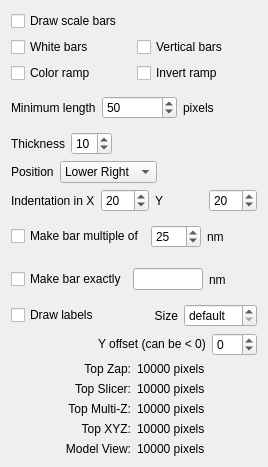
<?xml version="1.0" encoding="UTF-8"?>
<ui version="4.0">
 <class>ScaleBarForm</class>
 <widget class="QWidget" name="ScaleBarForm">
  <property name="geometry">
   <rect>
    <x>0</x>
    <y>0</y>
    <width>268</width>
    <height>467</height>
   </rect>
  </property>
  <property name="windowTitle">
   <string>3dmod Scale Bar</string>
  </property>
  <layout class="QVBoxLayout" name="verticalLayout">
   <item>
    <layout class="QHBoxLayout" name="horizontalLayout_3">
     <item>
      <widget class="QCheckBox" name="drawCheckBox">
       <property name="focusPolicy">
        <enum>Qt::NoFocus</enum>
       </property>
       <property name="toolTip">
        <string>Turn on scale bar drawing in all windows</string>
       </property>
       <property name="text">
        <string>Draw scale bars</string>
       </property>
      </widget>
     </item>
    </layout>
   </item>
   <item>
    <layout class="QGridLayout">
     <item row="1" column="0">
      <widget class="QCheckBox" name="colorCheckBox">
       <property name="toolTip">
        <string>Draw a false color ramp instead of black/white bars</string>
       </property>
       <property name="text">
        <string>Color ramp</string>
       </property>
      </widget>
     </item>
     <item row="0" column="0">
      <widget class="QCheckBox" name="whiteCheckBox">
       <property name="focusPolicy">
        <enum>Qt::NoFocus</enum>
       </property>
       <property name="toolTip">
        <string>Draw white instead of black bars</string>
       </property>
       <property name="text">
        <string>White bars</string>
       </property>
      </widget>
     </item>
     <item row="1" column="1">
      <widget class="QCheckBox" name="invertCheckBox">
       <property name="toolTip">
        <string>Reverse the direction of the color ramp</string>
       </property>
       <property name="text">
        <string>Invert ramp</string>
       </property>
      </widget>
     </item>
     <item row="0" column="1">
      <widget class="QCheckBox" name="verticalCheckBox">
       <property name="focusPolicy">
        <enum>Qt::NoFocus</enum>
       </property>
       <property name="toolTip">
        <string>Draw bars vertically instead of horizontally</string>
       </property>
       <property name="text">
        <string>Vertical bars</string>
       </property>
      </widget>
     </item>
    </layout>
   </item>
   <item>
    <layout class="QHBoxLayout">
     <item>
      <widget class="QLabel" name="textLabel1">
       <property name="text">
        <string>Minimum length</string>
       </property>
       <property name="wordWrap">
        <bool>false</bool>
       </property>
      </widget>
     </item>
     <item>
      <widget class="QSpinBox" name="lengthSpinBox">
       <property name="focusPolicy">
        <enum>Qt::ClickFocus</enum>
       </property>
       <property name="toolTip">
        <string>Set minimum length of bars in pixels</string>
       </property>
       <property name="keyboardTracking">
        <bool>false</bool>
       </property>
       <property name="minimum">
        <number>10</number>
       </property>
       <property name="maximum">
        <number>1000</number>
       </property>
       <property name="singleStep">
        <number>5</number>
       </property>
       <property name="value">
        <number>50</number>
       </property>
      </widget>
     </item>
     <item>
      <widget class="QLabel" name="textLabel2">
       <property name="text">
        <string>pixels</string>
       </property>
       <property name="wordWrap">
        <bool>false</bool>
       </property>
      </widget>
     </item>
     <item>
      <spacer name="spacer7">
       <property name="orientation">
        <enum>Qt::Horizontal</enum>
       </property>
       <property name="sizeType">
        <enum>QSizePolicy::Minimum</enum>
       </property>
       <property name="sizeHint" stdset="0">
        <size>
         <width>0</width>
         <height>20</height>
        </size>
       </property>
      </spacer>
     </item>
    </layout>
   </item>
   <item>
    <layout class="QHBoxLayout">
     <item>
      <widget class="QLabel" name="textLabel3">
       <property name="text">
        <string>Thickness</string>
       </property>
       <property name="wordWrap">
        <bool>false</bool>
       </property>
      </widget>
     </item>
     <item>
      <widget class="QSpinBox" name="thicknessSpinBox">
       <property name="focusPolicy">
        <enum>Qt::ClickFocus</enum>
       </property>
       <property name="toolTip">
        <string>Set thickness of bar in pixels</string>
       </property>
       <property name="keyboardTracking">
        <bool>false</bool>
       </property>
       <property name="minimum">
        <number>1</number>
       </property>
       <property name="maximum">
        <number>50</number>
       </property>
       <property name="value">
        <number>10</number>
       </property>
      </widget>
     </item>
     <item>
      <spacer name="spacer6">
       <property name="orientation">
        <enum>Qt::Horizontal</enum>
       </property>
       <property name="sizeType">
        <enum>QSizePolicy::MinimumExpanding</enum>
       </property>
       <property name="sizeHint" stdset="0">
        <size>
         <width>40</width>
         <height>20</height>
        </size>
       </property>
      </spacer>
     </item>
    </layout>
   </item>
   <item>
    <layout class="QHBoxLayout">
     <item>
      <widget class="QLabel" name="textLabel4">
       <property name="text">
        <string>Position</string>
       </property>
       <property name="wordWrap">
        <bool>false</bool>
       </property>
      </widget>
     </item>
     <item>
      <widget class="QComboBox" name="positionComboBox">
       <property name="toolTip">
        <string>Set corner bars will be located in</string>
       </property>
       <item>
        <property name="text">
         <string>Lower Right</string>
        </property>
       </item>
       <item>
        <property name="text">
         <string>Lower Left</string>
        </property>
       </item>
       <item>
        <property name="text">
         <string>Upper Left</string>
        </property>
       </item>
       <item>
        <property name="text">
         <string>Upper Right</string>
        </property>
       </item>
      </widget>
     </item>
     <item>
      <spacer name="spacer5">
       <property name="orientation">
        <enum>Qt::Horizontal</enum>
       </property>
       <property name="sizeType">
        <enum>QSizePolicy::MinimumExpanding</enum>
       </property>
       <property name="sizeHint" stdset="0">
        <size>
         <width>16</width>
         <height>20</height>
        </size>
       </property>
      </spacer>
     </item>
    </layout>
   </item>
   <item>
    <layout class="QHBoxLayout">
     <item>
      <widget class="QLabel" name="textLabel5">
       <property name="text">
        <string>Indentation in X</string>
       </property>
       <property name="wordWrap">
        <bool>false</bool>
       </property>
      </widget>
     </item>
     <item>
      <widget class="QSpinBox" name="indentXspinBox">
       <property name="focusPolicy">
        <enum>Qt::ClickFocus</enum>
       </property>
       <property name="toolTip">
        <string>Distance from edge of window in X</string>
       </property>
       <property name="keyboardTracking">
        <bool>false</bool>
       </property>
       <property name="minimum">
        <number>1</number>
       </property>
       <property name="maximum">
        <number>500</number>
       </property>
       <property name="value">
        <number>20</number>
       </property>
      </widget>
     </item>
     <item>
      <widget class="QLabel" name="textLabel6">
       <property name="text">
        <string>Y</string>
       </property>
       <property name="wordWrap">
        <bool>false</bool>
       </property>
      </widget>
     </item>
     <item>
      <widget class="QSpinBox" name="indentYspinBox">
       <property name="focusPolicy">
        <enum>Qt::ClickFocus</enum>
       </property>
       <property name="toolTip">
        <string>Distance from edge of window in X</string>
       </property>
       <property name="keyboardTracking">
        <bool>false</bool>
       </property>
       <property name="minimum">
        <number>1</number>
       </property>
       <property name="maximum">
        <number>500</number>
       </property>
       <property name="value">
        <number>20</number>
       </property>
      </widget>
     </item>
     <item>
      <spacer name="spacer8">
       <property name="orientation">
        <enum>Qt::Horizontal</enum>
       </property>
       <property name="sizeType">
        <enum>QSizePolicy::Minimum</enum>
       </property>
       <property name="sizeHint" stdset="0">
        <size>
         <width>0</width>
         <height>20</height>
        </size>
       </property>
      </spacer>
     </item>
    </layout>
   </item>
   <item>
    <layout class="QHBoxLayout" name="horizontalLayout">
     <item>
      <widget class="QCheckBox" name="customCheckBox">
       <property name="focusPolicy">
        <enum>Qt::NoFocus</enum>
       </property>
       <property name="text">
        <string>Make bar multiple of</string>
       </property>
      </widget>
     </item>
     <item>
      <widget class="QSpinBox" name="customSpinBox">
       <property name="focusPolicy">
        <enum>Qt::ClickFocus</enum>
       </property>
       <property name="keyboardTracking">
        <bool>false</bool>
       </property>
       <property name="minimum">
        <number>10</number>
       </property>
       <property name="maximum">
        <number>90</number>
       </property>
       <property name="singleStep">
        <number>5</number>
       </property>
       <property name="value">
        <number>25</number>
       </property>
      </widget>
     </item>
     <item>
      <widget class="QLabel" name="multUnitLabel">
       <property name="text">
        <string>nm</string>
       </property>
      </widget>
     </item>
    </layout>
   </item>
   <item>
    <layout class="QHBoxLayout" name="horizontalLayout_2">
     <item>
      <widget class="QCheckBox" name="makeExactlyBox">
       <property name="focusPolicy">
        <enum>Qt::NoFocus</enum>
       </property>
       <property name="toolTip">
        <string>Setthe bar to a fixed size in units</string>
       </property>
       <property name="text">
        <string>Make bar exactly</string>
       </property>
      </widget>
     </item>
     <item>
      <widget class="QLineEdit" name="exactValEdit">
       <property name="sizePolicy">
        <sizepolicy hsizetype="Fixed" vsizetype="Fixed">
         <horstretch>0</horstretch>
         <verstretch>0</verstretch>
        </sizepolicy>
       </property>
       <property name="maximumSize">
        <size>
         <width>70</width>
         <height>16777215</height>
        </size>
       </property>
       <property name="focusPolicy">
        <enum>Qt::ClickFocus</enum>
       </property>
       <property name="toolTip">
        <string>Enter a fixed value for the scale bar length</string>
       </property>
      </widget>
     </item>
     <item>
      <widget class="QLabel" name="exactUnitLabel">
       <property name="text">
        <string>nm</string>
       </property>
      </widget>
     </item>
    </layout>
   </item>
   <item>
    <layout class="QHBoxLayout" name="horizontalLayout_4">
     <item>
      <widget class="QCheckBox" name="drawLabelsBox">
       <property name="focusPolicy">
        <enum>Qt::NoFocus</enum>
       </property>
       <property name="toolTip">
        <string>Label scale bars with length</string>
       </property>
       <property name="text">
        <string>Draw labels</string>
       </property>
      </widget>
     </item>
     <item>
      <widget class="QLabel" name="label">
       <property name="text">
        <string>Size</string>
       </property>
       <property name="alignment">
        <set>Qt::AlignRight|Qt::AlignTrailing|Qt::AlignVCenter</set>
       </property>
      </widget>
     </item>
     <item>
      <widget class="QSpinBox" name="labelSizeSpinBox">
       <property name="focusPolicy">
        <enum>Qt::ClickFocus</enum>
       </property>
       <property name="toolTip">
        <string>Set point size of labels or set to 0 for the default font size</string>
       </property>
       <property name="specialValueText">
        <string>default</string>
       </property>
       <property name="minimum">
        <number>5</number>
       </property>
       <property name="maximum">
        <number>36</number>
       </property>
      </widget>
     </item>
    </layout>
   </item>
   <item>
    <layout class="QHBoxLayout" name="horizontalLayout_5">
     <item>
      <spacer name="horizontalSpacer">
       <property name="orientation">
        <enum>Qt::Horizontal</enum>
       </property>
       <property name="sizeHint" stdset="0">
        <size>
         <width>40</width>
         <height>20</height>
        </size>
       </property>
      </spacer>
     </item>
     <item>
      <widget class="QLabel" name="label_2">
       <property name="text">
        <string>Y offset (can be &lt; 0)</string>
       </property>
      </widget>
     </item>
     <item>
      <widget class="QSpinBox" name="labelOffsetSpinBox">
       <property name="focusPolicy">
        <enum>Qt::ClickFocus</enum>
       </property>
       <property name="toolTip">
        <string>Adjust spacing between scale bar and label; can be negative to put label above bar</string>
       </property>
       <property name="minimum">
        <number>-99</number>
       </property>
       <property name="maximum">
        <number>99</number>
       </property>
      </widget>
     </item>
    </layout>
   </item>
   <item>
    <layout class="QGridLayout">
     <item row="3" column="0">
      <widget class="QLabel" name="xyzLabel">
       <property name="text">
        <string>Top XYZ:</string>
       </property>
       <property name="alignment">
        <set>Qt::AlignRight|Qt::AlignTrailing|Qt::AlignVCenter</set>
       </property>
       <property name="wordWrap">
        <bool>false</bool>
       </property>
      </widget>
     </item>
     <item row="1" column="1">
      <widget class="QLabel" name="slicerValue">
       <property name="text">
        <string>10000 pixels</string>
       </property>
       <property name="wordWrap">
        <bool>false</bool>
       </property>
      </widget>
     </item>
     <item row="4" column="0">
      <widget class="QLabel" name="textLabel11">
       <property name="text">
        <string>Model View:</string>
       </property>
       <property name="alignment">
        <set>Qt::AlignRight|Qt::AlignTrailing|Qt::AlignVCenter</set>
       </property>
       <property name="wordWrap">
        <bool>false</bool>
       </property>
      </widget>
     </item>
     <item row="2" column="1">
      <widget class="QLabel" name="multiZValue">
       <property name="text">
        <string>10000 pixels</string>
       </property>
       <property name="wordWrap">
        <bool>false</bool>
       </property>
      </widget>
     </item>
     <item row="1" column="0">
      <widget class="QLabel" name="slicerLabel">
       <property name="text">
        <string>Top Slicer:</string>
       </property>
       <property name="alignment">
        <set>Qt::AlignRight|Qt::AlignTrailing|Qt::AlignVCenter</set>
       </property>
       <property name="wordWrap">
        <bool>false</bool>
       </property>
      </widget>
     </item>
     <item row="3" column="1">
      <widget class="QLabel" name="xyzValue">
       <property name="text">
        <string>10000 pixels</string>
       </property>
       <property name="wordWrap">
        <bool>false</bool>
       </property>
      </widget>
     </item>
     <item row="2" column="0">
      <widget class="QLabel" name="multiZLabel">
       <property name="text">
        <string>Top Multi-Z:</string>
       </property>
       <property name="alignment">
        <set>Qt::AlignRight|Qt::AlignTrailing|Qt::AlignVCenter</set>
       </property>
       <property name="wordWrap">
        <bool>false</bool>
       </property>
      </widget>
     </item>
     <item row="0" column="0">
      <widget class="QLabel" name="zapLabel">
       <property name="text">
        <string>Top Zap:</string>
       </property>
       <property name="alignment">
        <set>Qt::AlignRight|Qt::AlignTrailing|Qt::AlignVCenter</set>
       </property>
       <property name="wordWrap">
        <bool>false</bool>
       </property>
      </widget>
     </item>
     <item row="0" column="1">
      <widget class="QLabel" name="zapValue">
       <property name="text">
        <string>10000 pixels</string>
       </property>
       <property name="wordWrap">
        <bool>false</bool>
       </property>
      </widget>
     </item>
     <item row="4" column="1">
      <widget class="QLabel" name="modvValue">
       <property name="text">
        <string>10000 pixels</string>
       </property>
       <property name="wordWrap">
        <bool>false</bool>
       </property>
      </widget>
     </item>
    </layout>
   </item>
  </layout>
 </widget>
 <layoutdefault spacing="6" margin="11"/>
 <resources/>
 <connections>
  <connection>
   <sender>drawCheckBox</sender>
   <signal>toggled(bool)</signal>
   <receiver>ScaleBarForm</receiver>
   <slot>drawToggled(bool)</slot>
   <hints>
    <hint type="sourcelabel">
     <x>20</x>
     <y>20</y>
    </hint>
    <hint type="destinationlabel">
     <x>20</x>
     <y>20</y>
    </hint>
   </hints>
  </connection>
  <connection>
   <sender>whiteCheckBox</sender>
   <signal>toggled(bool)</signal>
   <receiver>ScaleBarForm</receiver>
   <slot>whiteToggled(bool)</slot>
   <hints>
    <hint type="sourcelabel">
     <x>20</x>
     <y>20</y>
    </hint>
    <hint type="destinationlabel">
     <x>20</x>
     <y>20</y>
    </hint>
   </hints>
  </connection>
  <connection>
   <sender>lengthSpinBox</sender>
   <signal>valueChanged(int)</signal>
   <receiver>ScaleBarForm</receiver>
   <slot>lengthChanged(int)</slot>
   <hints>
    <hint type="sourcelabel">
     <x>20</x>
     <y>20</y>
    </hint>
    <hint type="destinationlabel">
     <x>20</x>
     <y>20</y>
    </hint>
   </hints>
  </connection>
  <connection>
   <sender>thicknessSpinBox</sender>
   <signal>valueChanged(int)</signal>
   <receiver>ScaleBarForm</receiver>
   <slot>thicknessChanged(int)</slot>
   <hints>
    <hint type="sourcelabel">
     <x>20</x>
     <y>20</y>
    </hint>
    <hint type="destinationlabel">
     <x>20</x>
     <y>20</y>
    </hint>
   </hints>
  </connection>
  <connection>
   <sender>positionComboBox</sender>
   <signal>activated(int)</signal>
   <receiver>ScaleBarForm</receiver>
   <slot>positionChanged(int)</slot>
   <hints>
    <hint type="sourcelabel">
     <x>20</x>
     <y>20</y>
    </hint>
    <hint type="destinationlabel">
     <x>20</x>
     <y>20</y>
    </hint>
   </hints>
  </connection>
  <connection>
   <sender>indentXspinBox</sender>
   <signal>valueChanged(int)</signal>
   <receiver>ScaleBarForm</receiver>
   <slot>indentXchanged(int)</slot>
   <hints>
    <hint type="sourcelabel">
     <x>20</x>
     <y>20</y>
    </hint>
    <hint type="destinationlabel">
     <x>20</x>
     <y>20</y>
    </hint>
   </hints>
  </connection>
  <connection>
   <sender>indentYspinBox</sender>
   <signal>valueChanged(int)</signal>
   <receiver>ScaleBarForm</receiver>
   <slot>indentYchanged(int)</slot>
   <hints>
    <hint type="sourcelabel">
     <x>20</x>
     <y>20</y>
    </hint>
    <hint type="destinationlabel">
     <x>20</x>
     <y>20</y>
    </hint>
   </hints>
  </connection>
  <connection>
   <sender>customCheckBox</sender>
   <signal>toggled(bool)</signal>
   <receiver>ScaleBarForm</receiver>
   <slot>customToggled(bool)</slot>
   <hints>
    <hint type="sourcelabel">
     <x>20</x>
     <y>20</y>
    </hint>
    <hint type="destinationlabel">
     <x>20</x>
     <y>20</y>
    </hint>
   </hints>
  </connection>
  <connection>
   <sender>customSpinBox</sender>
   <signal>valueChanged(int)</signal>
   <receiver>ScaleBarForm</receiver>
   <slot>customValChanged(int)</slot>
   <hints>
    <hint type="sourcelabel">
     <x>20</x>
     <y>20</y>
    </hint>
    <hint type="destinationlabel">
     <x>20</x>
     <y>20</y>
    </hint>
   </hints>
  </connection>
  <connection>
   <sender>verticalCheckBox</sender>
   <signal>toggled(bool)</signal>
   <receiver>ScaleBarForm</receiver>
   <slot>verticalToggled(bool)</slot>
   <hints>
    <hint type="sourcelabel">
     <x>20</x>
     <y>20</y>
    </hint>
    <hint type="destinationlabel">
     <x>20</x>
     <y>20</y>
    </hint>
   </hints>
  </connection>
  <connection>
   <sender>colorCheckBox</sender>
   <signal>toggled(bool)</signal>
   <receiver>ScaleBarForm</receiver>
   <slot>colorToggled(bool)</slot>
   <hints>
    <hint type="sourcelabel">
     <x>20</x>
     <y>20</y>
    </hint>
    <hint type="destinationlabel">
     <x>20</x>
     <y>20</y>
    </hint>
   </hints>
  </connection>
  <connection>
   <sender>invertCheckBox</sender>
   <signal>toggled(bool)</signal>
   <receiver>ScaleBarForm</receiver>
   <slot>invertToggled(bool)</slot>
   <hints>
    <hint type="sourcelabel">
     <x>20</x>
     <y>20</y>
    </hint>
    <hint type="destinationlabel">
     <x>20</x>
     <y>20</y>
    </hint>
   </hints>
  </connection>
 </connections>
</ui>
